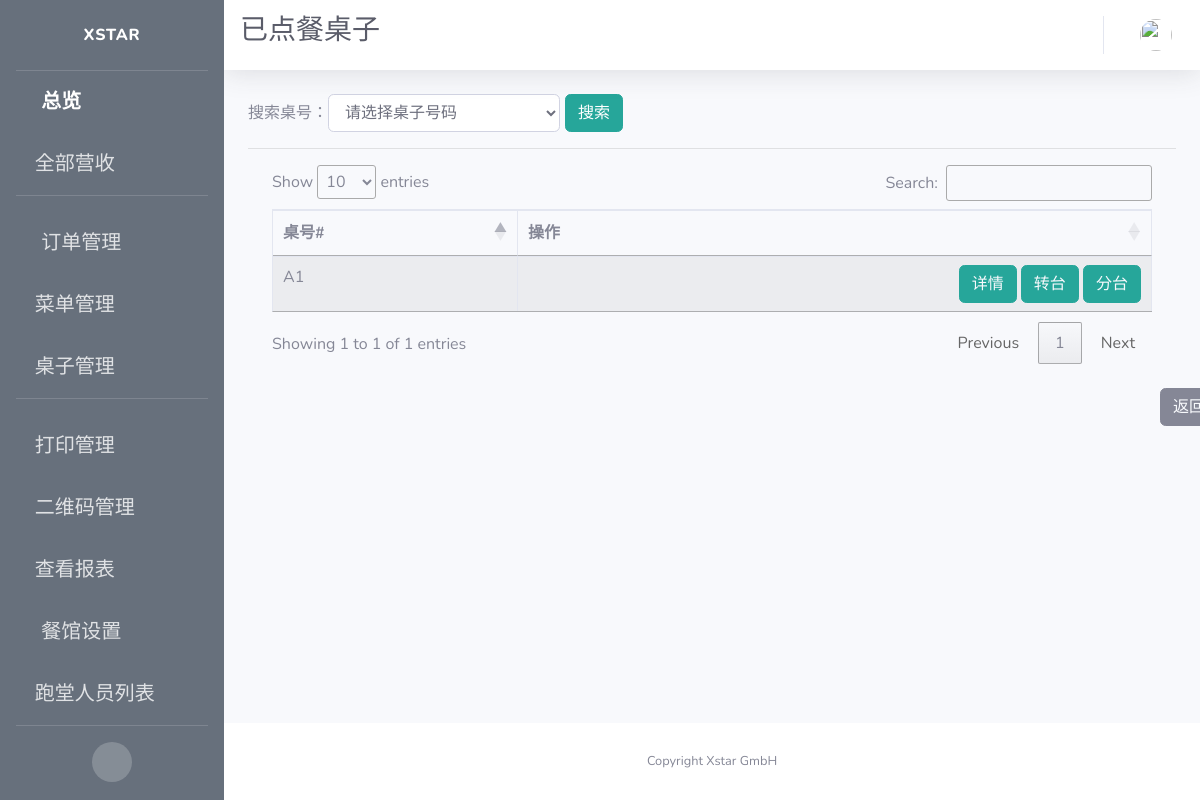
Page /admin/active/tables on the earlier database version.
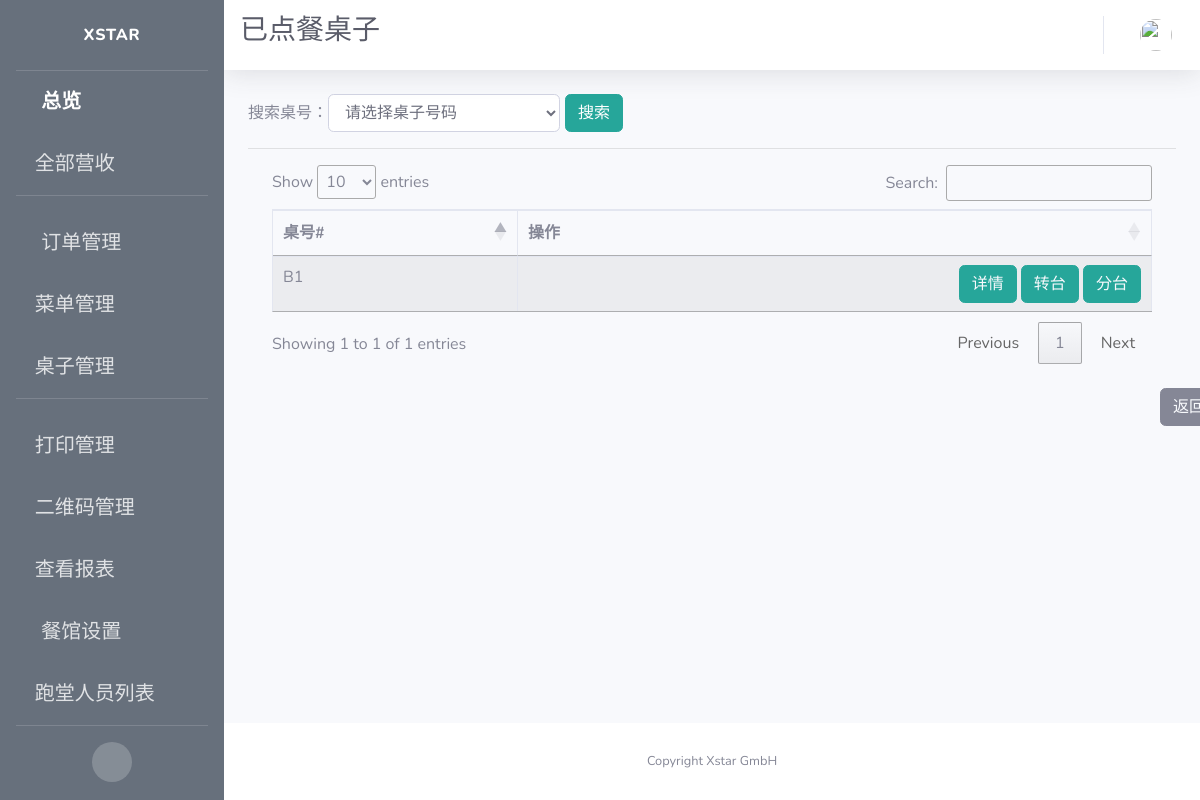
Same page on the later database version.
### app/models.py (models this page shows)
class Order(db.Model):
    id = db.Column(db.Integer, primary_key=True, unique=True, index=True)
    totalPrice = db.Column(db.Float, unique=False)
    orderNumber = db.Column(db.String(200), unique=True)
    timeCreated = db.Column(db.DateTime, default=datetime.utcnow)
    isPaid = db.Column(db.Boolean, default=False)
    isReady = db.Column(db.Boolean, default=False)
    isPickedUp = db.Column(db.Boolean, default=False)
    items = db.Column(db.String(300))
    pay_via = db.Column(db.String(100))
    type = db.Column(db.String(100))
    container = db.Column(db.String(300))
    mealPrinted = db.Column(db.Boolean, default=False)
    printed = db.Column(db.Boolean, default=False)
    settleTime = db.Column(db.DateTime)
    settleID = db.Column(db.String(500))
    table_name = db.Column(db.String(500))
    seat_number = db.Column(db.String(500))
    isCancelled = db.Column(db.Boolean(), default=False)
    dishes = db.Column(db.String(1500))
    discount = db.Column(db.Float)
    discount_rate = db.Column(db.Float)

### app/routes.py (the view)
@app.route('/admin/active/tables', methods=["POST", "GET"])
def admin_active_tables():
    form = SearchTableForm()
    orders = Order.query.filter(
        Order.type == "In",
        Order.isPaid == False).all()
    open_orders = [order for order in orders if order.timeCreated.date()
                   == today and not order.isCancelled]
    open_tables = list(set([order.table_name for order in open_orders]))
    form.select_table.choices.extend([(i, i) for i in open_tables])
    if form.validate_on_submit():
        selected_table = form.select_table.data
        open_tables = [table for table in open_tables if table == selected_table]
        return render_template('admin_active_tables.html',
                               form=form,
                               open_tables=open_tables)
    context = dict(referrer=request.headers.get('Referer'),
                   title=u"已点餐桌子",
                   company_name=company_info.get('company_name'),
                   format=datetime_format,
                   form=form,
                   open_tables=open_tables)
    return render_template('admin_active_tables.html', **context)

### app/forms.py
class SearchTableForm(FlaskForm):
    select_table = SelectField(u'搜索桌号',
                        choices=[("Please select section", u"请选择桌子号码")],
                        validators=[DataRequired()])
    submit = SubmitField(u"搜索")

### app/templates/admin_active_tables.html (shortened to what this page needs)
{% extends 'base.html' %}
{% block css %}
<link rel="stylesheet" type="text/css" href="https://cdn.datatables.net/1.10.19/css/jquery.dataTables.css">
<link rel="stylesheet" type="text/css" href="https://cdnjs.cloudflare.com/ajax/libs/twitter-bootstrap/4.1.3/css/bootstrap.css">
<link rel="stylesheet" type="text/css" href="https://cdn.datatables.net/1.10.19/css/dataTables.bootstrap4.min.css">
{% endblock %}
{% block title %}
<h1 class="h3 mb-2 text-gray-800">已点餐桌子</h1>
{% endblock %}
{% block content %}
<form class="form-inline" action='' method="POST" enctype="multipart/form-data">
    搜索桌号：
    {{ form.select_table(
      class='form-control',
      style="width: 25%") }}
    <br>
    {{form.submit(class='btn btn-secondary', style="margin-left:5px;border-color:#26a69a;background-color:#26a69a")}}
</form>
<hr>
<div class="container">
  <div class="row">
    <div class="col-sm-12">
      <table id="example" class="table table-striped table-bordered">
        <thead>
          <tr>
            <th scope="col">桌号#</th>
            <th scope="col">操作</th>
          </tr>
        </thead>
        <tbody>
          {% for table in open_tables %}
          <tr>
            <td>{{ table }}</td>
            <td style="text-align:right">
              <span>
                <button type="button" class="btn btn-info" style="border-color:#26a69a; background-color:#26a69a;">
                  <a href={{ url_for('admin_view_table', table_name=table) }} style="color: rgb(247, 249, 252)">
                    详情
                  </a>
                </button>
              </span>
              <span>
                <button type="button" class="btn btn-info" style="border-color:#26a69a; background-color:#26a69a;">
                  <a href={{ url_for('admin_transfer_table', table_name=table) }} style="color: rgb(247, 249, 252)">
                    转台
                  </a>
                </button>
              </span>
              <span>
                <button type="button" class="btn btn-info" style="border-color:#26a69a; background-color:#26a69a;">
                  <a href="#" style="color: rgb(247, 249, 252)">
                    分台
                  </a>
                </button>
              </span>
            </td>
          </tr>
          {% endfor %}
        </tbody>
      </table>
    </div>
  </div>
</div>
<br>
<button type="button" class="btn btn-secondary" id="back">
  <a style="color: rgb(247, 249, 252)" href={{ referrer }}>
    返回
</button>
{% endblock %}

Differences in the rows shown:
no longer on this page (row edited): Order: table_name "A1"
added Order: table_name "B1"
